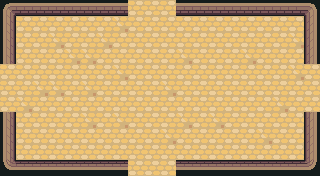

The image is a tile-based game level rendered from a .tmx file. Its description and complete source (layers, tilesets, objects, tile grids) follow:
An orthogonal 20x11 tile map with 16x16 px tiles, 6 tile layers (ground, dressing, decor, walls, ...), 3 tilesets and 8 objects (5x ENTRY, 2x PROP, CHEST).

<map version="1.10" tiledversion="1.10.2" orientation="orthogonal" renderorder="right-down" width="20" height="11" tilewidth="16" tileheight="16" infinite="0" nextlayerid="8" nextobjectid="9">
 <tileset firstgid="1" name="wall" tilewidth="16" tileheight="16" tilecount="110" columns="10">
  <image source="../../../gfx/tiles/ruins/tilesetwallsimple.png" width="160" height="176" />
 </tileset>
 <tileset firstgid="111" name="floor" tilewidth="16" tileheight="16" tilecount="374" columns="22">
  <image source="../../../gfx/tiles/ruins/tilesetinteriorfloor.png" width="352" height="272" />
 </tileset>
 <tileset firstgid="485" name="elements" tilewidth="16" tileheight="16" tilecount="27" columns="9">
  <image source="../../../gfx/tiles/ruins/elements.png" width="144" height="48" />
 </tileset>
 <layer id="1" name="ground" width="20" height="11">
  <data encoding="csv">
398,398,398,398,398,398,398,398,398,398,398,398,398,398,402,398,398,398,402,398,
398,398,398,398,398,398,398,402,398,398,398,398,398,398,398,398,398,398,398,398,
402,398,398,402,398,398,402,398,398,398,398,398,398,398,398,398,398,398,402,398,
398,398,398,398,402,402,398,398,398,398,398,402,398,398,398,402,398,398,398,398,
398,398,398,398,398,398,398,402,398,398,398,398,398,398,398,398,398,398,402,398,
398,398,402,402,398,402,398,398,398,398,402,398,398,398,398,398,398,398,398,398,
398,402,398,398,398,398,398,398,398,398,398,398,398,398,398,398,398,402,398,398,
398,398,398,398,398,402,398,402,398,398,398,402,398,402,398,398,398,398,398,398,
398,398,398,398,398,398,398,398,398,398,402,398,398,398,398,398,402,398,398,398,
398,398,398,398,398,398,398,398,398,398,398,398,398,398,398,398,398,398,398,398,
398,398,398,402,398,398,398,402,398,398,398,398,398,398,398,398,398,398,398,398
</data>
 </layer>
 <layer id="2" name="dressing" width="20" height="11">
  <data encoding="csv">
0,0,0,0,0,0,0,0,0,0,0,0,0,0,0,0,0,0,0,0,
0,0,0,0,0,0,0,0,0,0,0,0,0,0,0,0,0,0,0,0,
0,0,0,0,0,0,0,0,0,0,0,0,0,0,0,0,0,0,0,0,
0,0,0,0,0,0,0,0,0,0,0,0,0,0,0,0,0,0,0,0,
0,0,0,0,0,0,0,0,0,0,0,0,0,0,0,0,0,0,0,0,
0,0,0,0,0,0,0,0,0,0,0,0,0,0,0,0,0,0,0,0,
0,0,0,0,0,0,0,0,0,0,0,0,0,0,0,0,0,0,0,0,
0,0,0,0,0,0,0,0,0,0,0,0,0,0,0,0,0,0,0,0,
0,0,0,0,0,0,0,0,0,0,0,0,0,0,0,0,0,0,0,0,
0,0,0,0,0,0,0,0,0,0,0,0,0,0,0,0,0,0,0,0,
0,0,0,0,0,0,0,0,0,0,0,0,0,0,0,0,0,0,0,0
</data>
 </layer>
 <layer id="3" name="decor" width="20" height="11">
  <data encoding="csv">
0,0,0,0,0,0,0,0,0,0,0,0,0,0,0,0,0,0,0,0,
0,0,0,0,0,0,0,0,0,0,0,0,0,0,0,0,0,0,0,0,
0,0,0,0,0,0,0,0,0,0,0,0,0,0,0,0,0,0,0,0,
0,0,0,0,0,0,0,0,0,0,0,0,0,0,0,0,0,0,0,0,
0,0,0,0,0,0,0,0,0,0,0,0,0,0,0,0,0,0,0,0,
0,0,0,0,0,0,0,0,0,0,0,0,0,0,0,0,0,0,0,0,
0,0,0,0,0,0,0,0,0,0,0,0,0,0,0,0,0,0,0,0,
0,0,0,0,0,0,0,0,0,0,0,0,0,0,0,0,0,0,0,0,
0,0,0,0,0,0,0,0,0,0,0,0,0,0,0,0,0,0,0,0,
0,0,0,0,0,0,0,0,0,0,0,0,0,0,0,0,0,0,0,0,
0,0,0,0,0,0,0,0,0,0,0,0,0,0,0,0,0,0,0,0
</data>
 </layer>
 <layer id="4" name="walls" width="20" height="11">
  <data encoding="csv">
61,64,64,64,64,64,64,64,0,0,0,64,64,64,64,64,64,64,64,65,
71,0,0,0,0,0,0,0,0,0,0,0,0,0,0,0,0,0,0,75,
71,0,0,0,0,0,0,0,0,0,0,0,0,0,0,0,0,0,0,75,
71,0,0,0,0,0,0,0,0,0,0,0,0,0,0,0,0,0,0,75,
0,0,0,0,0,0,0,0,0,0,0,0,0,0,0,0,0,0,0,0,
0,0,0,0,0,0,0,0,0,0,0,0,0,0,0,0,0,0,0,0,
0,0,0,0,0,0,0,0,0,0,0,0,0,0,0,0,0,0,0,0,
71,0,0,0,0,0,0,0,0,0,0,0,0,0,0,0,0,0,0,75,
71,0,0,0,0,0,0,0,0,0,0,0,0,0,0,0,0,0,0,75,
71,0,0,0,0,0,0,0,0,0,0,0,0,0,0,0,0,0,0,75,
101,104,104,104,104,104,104,104,0,0,0,104,104,104,104,104,104,104,104,105
</data>
 </layer>
 <layer id="5" name="props" width="20" height="11">
  <data encoding="csv">
0,0,0,0,0,0,0,0,0,0,0,0,0,0,0,0,0,0,0,0,
0,0,0,0,0,0,0,0,0,0,0,0,0,0,0,0,0,0,0,0,
0,0,0,0,0,0,0,0,0,0,0,0,0,0,0,0,0,0,0,0,
0,0,0,0,0,0,0,0,0,0,0,0,0,0,0,0,0,0,0,0,
0,0,0,0,0,0,0,0,0,0,0,0,0,0,0,0,0,0,0,0,
0,0,0,0,0,0,0,0,0,0,0,0,0,0,0,0,0,0,0,0,
0,0,0,0,0,0,0,0,0,0,0,0,0,0,0,0,0,0,0,0,
0,0,0,0,0,0,0,0,0,0,0,0,0,0,0,0,0,0,0,0,
0,0,0,0,0,0,0,0,0,0,0,0,0,0,0,0,0,0,0,0,
0,0,0,0,0,0,0,0,0,0,0,0,0,0,0,0,0,0,0,0,
0,0,0,0,0,0,0,0,0,0,0,0,0,0,0,0,0,0,0,0
</data>
 </layer>
 <layer id="6" name="overhead" width="20" height="11">
  <data encoding="csv">
0,0,0,0,0,0,0,0,0,0,0,0,0,0,0,0,0,0,0,0,
0,0,0,0,0,0,0,0,0,0,0,0,0,0,0,0,0,0,0,0,
0,0,0,0,0,0,0,0,0,0,0,0,0,0,0,0,0,0,0,0,
0,0,0,0,0,0,0,0,0,0,0,0,0,0,0,0,0,0,0,0,
0,0,0,0,0,0,0,0,0,0,0,0,0,0,0,0,0,0,0,0,
0,0,0,0,0,0,0,0,0,0,0,0,0,0,0,0,0,0,0,0,
0,0,0,0,0,0,0,0,0,0,0,0,0,0,0,0,0,0,0,0,
0,0,0,0,0,0,0,0,0,0,0,0,0,0,0,0,0,0,0,0,
0,0,0,0,0,0,0,0,0,0,0,0,0,0,0,0,0,0,0,0,
0,0,0,0,0,0,0,0,0,0,0,0,0,0,0,0,0,0,0,0,
0,0,0,0,0,0,0,0,0,0,0,0,0,0,0,0,0,0,0,0
</data>
 </layer>
 <objectgroup id="7" name="spawns">
  <object id="1" name="UP" type="ENTRY" x="152" y="24" />
  <object id="2" name="DOWN" type="ENTRY" x="152" y="152" />
  <object id="3" name="LEFT" type="ENTRY" x="24" y="88" />
  <object id="4" name="RIGHT" type="ENTRY" x="296" y="88" />
  <object id="5" name="" type="ENTRY" x="168" y="88" />
  <object id="6" name="secret" type="CHEST" x="152" y="88" />
  <object id="7" name="torch" type="PROP" x="56" y="168" />
  <object id="8" name="torch" type="PROP" x="264" y="168" />
 </objectgroup>
</map>
